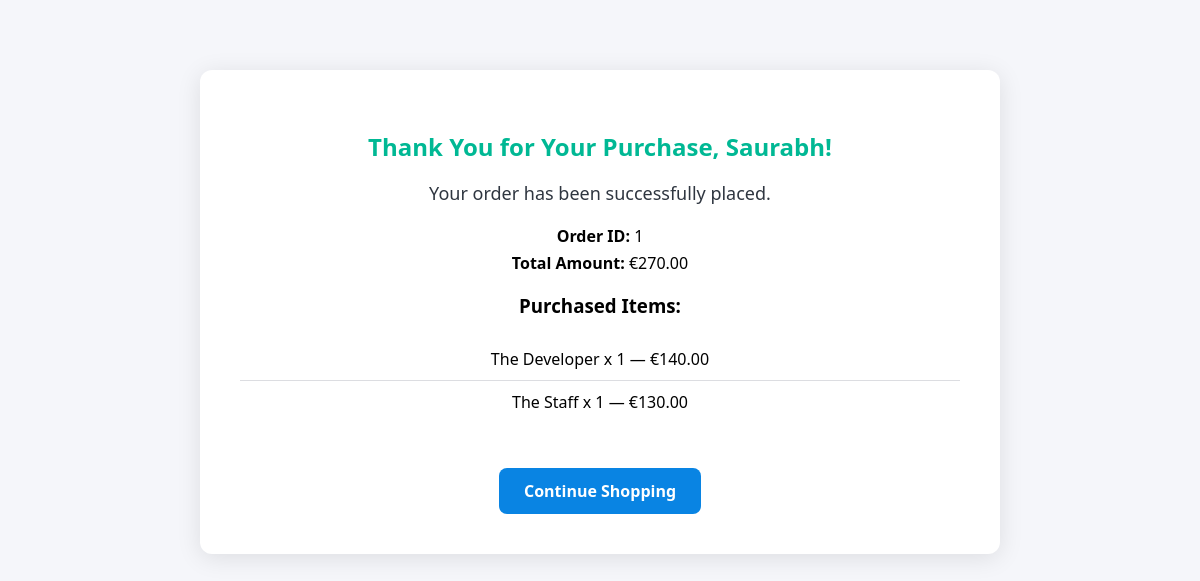
Screenshot of /ebook/checkout/success/1/ (signed in) with the database file from the repository.
### ebookapp/models.py (models this page shows, shortened)
class Order(models.Model):
    user = models.ForeignKey(User, on_delete=models.CASCADE)
    address = models.ForeignKey("Address", on_delete=models.SET_NULL, null=True, blank=True)
    total_amount = models.DecimalField(max_digits=10, decimal_places=2)
    created_at = models.DateTimeField(auto_now_add=True)
    STATUS_CHOICES = (
        ("PENDING", "Pending"),
        ("PROCESSING", "Processing"),
        ("SHIPPED", "Shipped"),
        ("DELIVERED", "Delivered"),
    )
    status = models.CharField(max_length=20, choices=STATUS_CHOICES, default="PENDING")

class OrderItem(models.Model):
    order = models.ForeignKey(Order, related_name="items", on_delete=models.CASCADE)
    book = models.ForeignKey(Book, on_delete=models.CASCADE)
    quantity = models.PositiveIntegerField()
    price = models.DecimalField(max_digits=8, decimal_places=2)

class Book(models.Model):
    title = models.CharField(max_length=20)
    author = models.CharField(max_length=20)
    description = models.TextField()
    price = models.DecimalField(max_digits=5,decimal_places=2)
    stock = models.PositiveIntegerField(default=0)
    category = models.ForeignKey(Category,on_delete=models.CASCADE)
    slug = models.SlugField(unique=True)
    created_at = models.DateTimeField(auto_now_add=True)
    cover_image = models.ImageField(upload_to="books/", blank=True, null=True)
    class Meta:
        ordering = ["title"]

### ebookapp/views.py (the view)
# urls.py: path("checkout/success/<int:order_id>/", checkout_success_view, name="checkout_success"),
@login_required
def checkout_success_view(request, order_id):
    order = Order.objects.get(id=order_id, user=request.user)
    return render(request, "ebookapp/checkout_success.html", {"order": order})

### ebookapp/views.py (called while the page is built)
def cart_count(request):
    if request.user.is_authenticated:
        count = CartItem.objects.filter(user=request.user).count()
    else:
        count = 0
    return {"cart_count": count}

### templates/ebookapp/checkout_success.html (shortened to what this page needs)
<div class="container">
  <div class="success-card">
    <h2>Thank You for Your Purchase, {{ order.user.username }}!</h2>
    <p class="message">Your order has been successfully placed.</p>
    <div class="order-details">
      <p><strong>Order ID:</strong> {{ order.id }}</p>
      <p>
        <strong>Total Amount:</strong> €{{ order.total_amount|floatformat:2 }}
      </p>
    </div>
    <h3>Purchased Items:</h3>
    <ul class="items-list">
      {% for item in order.items.all %}
      <li>
        {{ item.book.title }} x {{ item.quantity }} —
        €{{item.price|floatformat:2 }}
      </li>
      {% endfor %}
    </ul>
    <a href="/ebook/home" class="continue-btn">Continue Shopping</a>
  </div>
</div>

### templates/ebookapp/checkout_success.html (style rules this page uses)
.container { max-width: 800px; margin: 50px auto; padding: 20px; }
.success-card { background: #fff; padding: 40px; border-radius: 12px; box-shadow: 0 4px 25px rgba(0, 0, 0, 0.1); text-align: center; }
.success-card h2 { color: #00b894; margin-bottom: 15px; }
.success-card .message { font-size: 18px; color: #2f3640; margin-bottom: 20px; }
.order-details p { font-size: 16px; margin: 5px 0; }
.items-list { list-style: none; padding: 0; margin: 20px 0; }
.items-list li { padding: 10px; border-bottom: 1px solid #dcdde1; font-size: 16px; }
.items-list li:last-child { border-bottom: none; }
.continue-btn { display: inline-block; margin-top: 25px; padding: 12px 25px; background-color: #0984e3; color: white; text-decoration: none; border-radius: 8px; font-weight: bold; transition: 0.3s; }

### rows the page displays
Order: user.username "Saurabh", id "1", total_amount "270.00"
OrderItem: book "The Developer", quantity "1", price "140.00"
OrderItem: book "The Staff", quantity "1", price "130.00"
